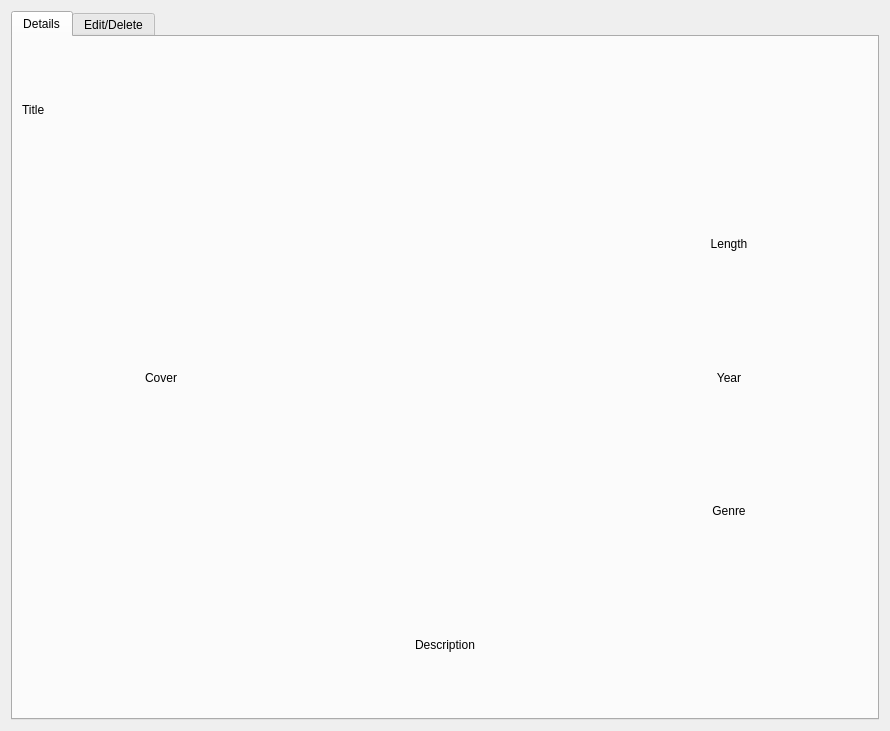
<?xml version="1.0" encoding="UTF-8"?>
<ui version="4.0">
 <class>movie_window</class>
 <widget class="QWidget" name="movie_window">
  <property name="geometry">
   <rect>
    <x>0</x>
    <y>0</y>
    <width>890</width>
    <height>731</height>
   </rect>
  </property>
  <property name="windowTitle">
   <string>Form</string>
  </property>
  <layout class="QVBoxLayout" name="verticalLayout">
   <item>
    <widget class="QTabWidget" name="tabWidget">
     <property name="currentIndex">
      <number>0</number>
     </property>
     <widget class="QWidget" name="tab">
      <attribute name="title">
       <string>Details</string>
      </attribute>
      <layout class="QGridLayout" name="gridLayout">
       <item row="2" column="2">
        <widget class="QLabel" name="movieYear_label">
         <property name="text">
          <string>Year</string>
         </property>
         <property name="alignment">
          <set>Qt::AlignCenter</set>
         </property>
        </widget>
       </item>
       <item row="1" column="1">
        <widget class="QLabel" name="movieLengthIcon_label">
         <property name="text">
          <string/>
         </property>
         <property name="alignment">
          <set>Qt::AlignCenter</set>
         </property>
        </widget>
       </item>
       <item row="1" column="0" rowspan="3">
        <widget class="QLabel" name="movieCover_label">
         <property name="text">
          <string>Cover</string>
         </property>
         <property name="alignment">
          <set>Qt::AlignCenter</set>
         </property>
        </widget>
       </item>
       <item row="2" column="1">
        <widget class="QLabel" name="movieYearIcon_label">
         <property name="text">
          <string/>
         </property>
         <property name="alignment">
          <set>Qt::AlignCenter</set>
         </property>
        </widget>
       </item>
       <item row="3" column="1">
        <widget class="QLabel" name="movieGenreIcon_label">
         <property name="text">
          <string/>
         </property>
         <property name="alignment">
          <set>Qt::AlignCenter</set>
         </property>
        </widget>
       </item>
       <item row="1" column="2">
        <widget class="QLabel" name="movieLength_label">
         <property name="text">
          <string>Length</string>
         </property>
         <property name="alignment">
          <set>Qt::AlignCenter</set>
         </property>
        </widget>
       </item>
       <item row="3" column="2">
        <widget class="QLabel" name="movieGenre_label">
         <property name="text">
          <string>Genre</string>
         </property>
         <property name="alignment">
          <set>Qt::AlignCenter</set>
         </property>
        </widget>
       </item>
       <item row="4" column="0" colspan="3">
        <widget class="QLabel" name="movieDescription_label">
         <property name="text">
          <string>Description</string>
         </property>
         <property name="alignment">
          <set>Qt::AlignCenter</set>
         </property>
        </widget>
       </item>
       <item row="0" column="0" colspan="3">
        <widget class="QLabel" name="movieTitle_label">
         <property name="text">
          <string>Title</string>
         </property>
        </widget>
       </item>
      </layout>
     </widget>
     <widget class="QWidget" name="tab_2">
      <attribute name="title">
       <string>Edit/Delete</string>
      </attribute>
      <layout class="QFormLayout" name="formLayout">
       <item row="0" column="0" colspan="2">
        <widget class="QLabel" name="editMovie_label">
         <property name="text">
          <string>Edit movie</string>
         </property>
         <property name="alignment">
          <set>Qt::AlignCenter</set>
         </property>
        </widget>
       </item>
       <item row="1" column="0" colspan="2">
        <spacer name="verticalSpacer">
         <property name="orientation">
          <enum>Qt::Vertical</enum>
         </property>
         <property name="sizeType">
          <enum>QSizePolicy::Preferred</enum>
         </property>
         <property name="sizeHint" stdset="0">
          <size>
           <width>20</width>
           <height>40</height>
          </size>
         </property>
        </spacer>
       </item>
       <item row="2" column="0">
        <widget class="QLabel" name="movieTitle_label_2">
         <property name="text">
          <string>Title:</string>
         </property>
        </widget>
       </item>
       <item row="2" column="1">
        <widget class="QLineEdit" name="movieTitle_lineEdit"/>
       </item>
       <item row="3" column="0">
        <widget class="QLabel" name="movieLength_label_2">
         <property name="text">
          <string>Length:</string>
         </property>
        </widget>
       </item>
       <item row="3" column="1">
        <layout class="QHBoxLayout" name="horizontalLayout">
         <item>
          <widget class="QLabel" name="hour_label">
           <property name="text">
            <string>Hour</string>
           </property>
           <property name="alignment">
            <set>Qt::AlignCenter</set>
           </property>
          </widget>
         </item>
         <item>
          <widget class="QSpinBox" name="hour_spinBox">
           <property name="alignment">
            <set>Qt::AlignCenter</set>
           </property>
           <property name="maximum">
            <number>100</number>
           </property>
          </widget>
         </item>
         <item>
          <spacer name="horizontalSpacer">
           <property name="orientation">
            <enum>Qt::Horizontal</enum>
           </property>
           <property name="sizeType">
            <enum>QSizePolicy::Preferred</enum>
           </property>
           <property name="sizeHint" stdset="0">
            <size>
             <width>40</width>
             <height>20</height>
            </size>
           </property>
          </spacer>
         </item>
         <item>
          <widget class="QLabel" name="minutes_label">
           <property name="text">
            <string>Minutes</string>
           </property>
           <property name="alignment">
            <set>Qt::AlignCenter</set>
           </property>
          </widget>
         </item>
         <item>
          <widget class="QSpinBox" name="minutes_spinBox">
           <property name="alignment">
            <set>Qt::AlignCenter</set>
           </property>
          </widget>
         </item>
        </layout>
       </item>
       <item row="4" column="0">
        <widget class="QLabel" name="movieYear_label_2">
         <property name="text">
          <string>Year:</string>
         </property>
        </widget>
       </item>
       <item row="4" column="1">
        <widget class="QComboBox" name="movieYear_comboBox"/>
       </item>
       <item row="5" column="0">
        <widget class="QLabel" name="filmDirector_label">
         <property name="text">
          <string>Film director:</string>
         </property>
        </widget>
       </item>
       <item row="5" column="1">
        <widget class="QComboBox" name="filmDirector_comboBox"/>
       </item>
       <item row="6" column="0">
        <widget class="QLabel" name="movieGenre_label_2">
         <property name="text">
          <string>Genre:</string>
         </property>
        </widget>
       </item>
       <item row="6" column="1">
        <widget class="QComboBox" name="movieGenre_comboBox"/>
       </item>
       <item row="7" column="0">
        <widget class="QLabel" name="movieCover_label_2">
         <property name="text">
          <string>Cover:</string>
         </property>
        </widget>
       </item>
       <item row="7" column="1">
        <layout class="QHBoxLayout" name="horizontalLayout_2">
         <item>
          <widget class="QPushButton" name="uploadCover_button">
           <property name="text">
            <string>...</string>
           </property>
          </widget>
         </item>
         <item>
          <widget class="QLabel" name="movieCoverPath_label">
           <property name="text">
            <string/>
           </property>
          </widget>
         </item>
        </layout>
       </item>
       <item row="8" column="1">
        <widget class="QPushButton" name="moviePreview_button">
         <property name="text">
          <string>Preview</string>
         </property>
        </widget>
       </item>
       <item row="9" column="0">
        <widget class="QLabel" name="movieDescription_label_2">
         <property name="text">
          <string>Description:</string>
         </property>
        </widget>
       </item>
       <item row="9" column="1">
        <widget class="QPlainTextEdit" name="movieDescription_plainTextEdit"/>
       </item>
       <item row="10" column="0">
        <widget class="QLabel" name="movieStatus_label">
         <property name="text">
          <string>Status:</string>
         </property>
        </widget>
       </item>
       <item row="10" column="1">
        <widget class="QComboBox" name="movieStatus_comboBox"/>
       </item>
       <item row="11" column="0" colspan="2">
        <spacer name="verticalSpacer_2">
         <property name="orientation">
          <enum>Qt::Vertical</enum>
         </property>
         <property name="sizeType">
          <enum>QSizePolicy::Preferred</enum>
         </property>
         <property name="sizeHint" stdset="0">
          <size>
           <width>20</width>
           <height>40</height>
          </size>
         </property>
        </spacer>
       </item>
       <item row="12" column="1">
        <widget class="QPushButton" name="editMovie_button">
         <property name="text">
          <string>Edit movie</string>
         </property>
        </widget>
       </item>
       <item row="13" column="1">
        <widget class="QPushButton" name="deleteMovie_button">
         <property name="text">
          <string>Delete movie</string>
         </property>
        </widget>
       </item>
      </layout>
     </widget>
    </widget>
   </item>
  </layout>
 </widget>
 <resources/>
 <connections/>
</ui>
